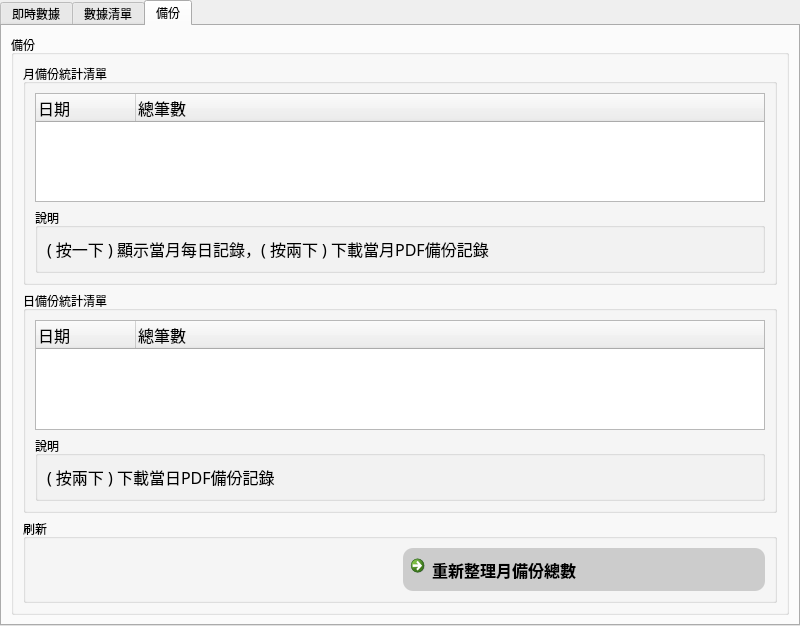
<?xml version="1.0" encoding="UTF-8"?>
<ui version="4.0">
 <class>medicine_main</class>
 <widget class="QTabWidget" name="medicine_main">
  <property name="enabled">
   <bool>true</bool>
  </property>
  <property name="geometry">
   <rect>
    <x>0</x>
    <y>0</y>
    <width>800</width>
    <height>626</height>
   </rect>
  </property>
  <property name="sizePolicy">
   <sizepolicy hsizetype="Expanding" vsizetype="Expanding">
    <horstretch>0</horstretch>
    <verstretch>0</verstretch>
   </sizepolicy>
  </property>
  <property name="cursor">
   <cursorShape>PointingHandCursor</cursorShape>
  </property>
  <property name="windowTitle">
   <string>大塚製藥自動備份</string>
  </property>
  <property name="windowIcon">
   <iconset>
    <normaloff>../icon/database.png</normaloff>../icon/database.png</iconset>
  </property>
  <property name="toolTip">
   <string>大塚製藥自動備份</string>
  </property>
  <property name="styleSheet">
   <string notr="true">#btn_start_monitor_i6:hover , #btn_stop_monitor_i6:hover , #btn_reoad_by_month:hover , #rts_1:hover , #rts_2:hover , #rts_3:hover , #rts_4:hover , #rts_5:hover , #rts_6:hover , #rts_7:hover , #rts_8:hover , #rts_9:hover , #rts_10:hover , #rts_11:hover , #rts_12:hover , #rts_13:hover , #rts_14:hover , #rts_15:hover , #rts_16:hover , #rts_17:hover ,  #rts_18:hover{
background-color:gray;
color:white;
}
#btn_start_monitor_i6 , #btn_stop_monitor_i6 , #btn_reoad_by_month{
background-color:#cccccc;
border-radius:10px;
padding:3px 3px;
}
#monitor_item1:hover, #monitor_item2:hover , #monitor_item3:hover , #monitor_item4:hover , #monitor_item5:hover , #monitor_item1_2:hover , #monitor_item2_2:hover , #monitor_item3_2:hover , #monitor_item4_2:hover, #monitor_item5_2:hover , #a_user:hover , #a_pwd:hover , #a_r_time:hover , #a_status:hover , #reload_final_record_by_month:hover , #btn_i6_1_temp_chart:hover , #btn_i6_1_rh_chart:hover , #btn_i6_1_pr_chart:hover , #btn_i6_1_nh3_chart:hover , #btn_i6_1_h2s_chart:hover , #btn_i6_1_temp_stop_chart:hover , #realtime_i6_2_statusbar:hover , #i6_1_amount_chart:hover ,  #btn_start_rtms:hover , #btn_stop_rtms:hover{
background-color:gray;
color:white;
}
#monitor_item1 , #monitor_item2 , #monitor_item3 , #monitor_item4 , #monitor_item5 , #monitor_item1_2 , #monitor_item2_2 , #monitor_item3_2 , #monitor_item4_2 , #monitor_item5_2 , #reload_final_record_by_month , #a_user , #a_pwd , #a_r_time , #a_status , #btn_i6_1_temp_chart , #btn_i6_1_rh_chart , #btn_i6_1_pr_chart , #btn_i6_1_nh3_chart , #btn_i6_1_h2s_chart , #realtime_i6_2_statusbar , #btn_i6_1_temp_stop_chart , #i6_1_amount_chart , #btn_start_rtms , #btn_stop_rtms , #rts_1, #rts_2, #rts_3, #rts_4, #rts_5, #rts_6, #rts_7, #rts_8, #rts_9, #rts_10, #rts_11, #rts_12 , #rts_13 , #rts_14 , #rts_15 , #rts_16 , #rts_17 ,  #rts_18{
background-color:#cccccc;
border-radius:10px;
padding:3px 3px;
}
</string>
  </property>
  <property name="currentIndex">
   <number>2</number>
  </property>
  <widget class="QWidget" name="tab_realtime_monitor">
   <attribute name="icon">
    <iconset>
     <normaloff>../icon/icons8-sync-48.png</normaloff>../icon/icons8-sync-48.png</iconset>
   </attribute>
   <attribute name="title">
    <string>即時數據</string>
   </attribute>
   <layout class="QGridLayout" name="gridLayout_3">
    <item row="2" column="1">
     <widget class="QGroupBox" name="groupBox_2">
      <property name="title">
       <string>I6-1</string>
      </property>
      <layout class="QVBoxLayout" name="verticalLayout_2">
       <property name="spacing">
        <number>6</number>
       </property>
       <property name="leftMargin">
        <number>3</number>
       </property>
       <property name="topMargin">
        <number>1</number>
       </property>
       <property name="rightMargin">
        <number>3</number>
       </property>
       <property name="bottomMargin">
        <number>1</number>
       </property>
       <item>
        <widget class="QLabel" name="rts_time_1">
         <property name="text">
          <string>TextLabel</string>
         </property>
        </widget>
       </item>
       <item>
        <widget class="QLabel" name="rts_1">
         <property name="cursor">
          <cursorShape>PointingHandCursor</cursorShape>
         </property>
         <property name="text">
          <string>TextLabel</string>
         </property>
        </widget>
       </item>
       <item>
        <widget class="QLabel" name="rts_2">
         <property name="cursor">
          <cursorShape>PointingHandCursor</cursorShape>
         </property>
         <property name="text">
          <string>TextLabel</string>
         </property>
        </widget>
       </item>
       <item>
        <widget class="QLabel" name="rts_3">
         <property name="cursor">
          <cursorShape>PointingHandCursor</cursorShape>
         </property>
         <property name="text">
          <string>TextLabel</string>
         </property>
        </widget>
       </item>
       <item>
        <widget class="QLabel" name="rts_4">
         <property name="cursor">
          <cursorShape>PointingHandCursor</cursorShape>
         </property>
         <property name="text">
          <string>TextLabel</string>
         </property>
        </widget>
       </item>
       <item>
        <widget class="QLabel" name="rts_5">
         <property name="cursor">
          <cursorShape>PointingHandCursor</cursorShape>
         </property>
         <property name="text">
          <string>TextLabel</string>
         </property>
        </widget>
       </item>
       <item>
        <widget class="QLabel" name="rts_6">
         <property name="cursor">
          <cursorShape>PointingHandCursor</cursorShape>
         </property>
         <property name="text">
          <string>TextLabel</string>
         </property>
        </widget>
       </item>
       <item>
        <widget class="QLabel" name="rts_7">
         <property name="cursor">
          <cursorShape>PointingHandCursor</cursorShape>
         </property>
         <property name="text">
          <string>TextLabel</string>
         </property>
        </widget>
       </item>
       <item>
        <widget class="QLabel" name="rts_8">
         <property name="cursor">
          <cursorShape>PointingHandCursor</cursorShape>
         </property>
         <property name="text">
          <string>TextLabel</string>
         </property>
        </widget>
       </item>
      </layout>
     </widget>
    </item>
    <item row="2" column="0">
     <widget class="QGraphicsView" name="medicine_img">
      <property name="cursor" stdset="0">
       <cursorShape>PointingHandCursor</cursorShape>
      </property>
     </widget>
    </item>
    <item row="2" column="2">
     <widget class="QGroupBox" name="groupBox">
      <property name="title">
       <string>I6-2</string>
      </property>
      <layout class="QVBoxLayout" name="verticalLayout">
       <property name="spacing">
        <number>6</number>
       </property>
       <property name="leftMargin">
        <number>3</number>
       </property>
       <property name="topMargin">
        <number>1</number>
       </property>
       <property name="rightMargin">
        <number>3</number>
       </property>
       <property name="bottomMargin">
        <number>1</number>
       </property>
       <item>
        <widget class="QLabel" name="rts_time_2">
         <property name="text">
          <string>TextLabel</string>
         </property>
        </widget>
       </item>
       <item>
        <widget class="QLabel" name="rts_9">
         <property name="cursor">
          <cursorShape>PointingHandCursor</cursorShape>
         </property>
         <property name="text">
          <string>TextLabel</string>
         </property>
        </widget>
       </item>
       <item>
        <widget class="QLabel" name="rts_10">
         <property name="cursor">
          <cursorShape>PointingHandCursor</cursorShape>
         </property>
         <property name="text">
          <string>TextLabel</string>
         </property>
        </widget>
       </item>
       <item>
        <widget class="QLabel" name="rts_11">
         <property name="cursor">
          <cursorShape>PointingHandCursor</cursorShape>
         </property>
         <property name="text">
          <string>TextLabel</string>
         </property>
        </widget>
       </item>
       <item>
        <widget class="QLabel" name="rts_12">
         <property name="cursor">
          <cursorShape>PointingHandCursor</cursorShape>
         </property>
         <property name="text">
          <string>TextLabel</string>
         </property>
        </widget>
       </item>
       <item>
        <widget class="QLabel" name="rts_13">
         <property name="cursor">
          <cursorShape>PointingHandCursor</cursorShape>
         </property>
         <property name="text">
          <string>TextLabel</string>
         </property>
        </widget>
       </item>
       <item>
        <widget class="QLabel" name="rts_14">
         <property name="cursor">
          <cursorShape>PointingHandCursor</cursorShape>
         </property>
         <property name="text">
          <string>TextLabel</string>
         </property>
        </widget>
       </item>
       <item>
        <widget class="QLabel" name="rts_15">
         <property name="cursor">
          <cursorShape>PointingHandCursor</cursorShape>
         </property>
         <property name="text">
          <string>TextLabel</string>
         </property>
        </widget>
       </item>
       <item>
        <widget class="QLabel" name="rts_16">
         <property name="cursor">
          <cursorShape>PointingHandCursor</cursorShape>
         </property>
         <property name="text">
          <string>TextLabel</string>
         </property>
        </widget>
       </item>
      </layout>
     </widget>
    </item>
    <item row="1" column="2">
     <widget class="QPushButton" name="btn_stop_rtms">
      <property name="cursor">
       <cursorShape>PointingHandCursor</cursorShape>
      </property>
      <property name="text">
       <string>停止</string>
      </property>
      <property name="icon">
       <iconset>
        <normaloff>../icon/icons8-close-window-94.png</normaloff>../icon/icons8-close-window-94.png</iconset>
      </property>
     </widget>
    </item>
    <item row="1" column="1">
     <widget class="QPushButton" name="btn_start_rtms">
      <property name="cursor">
       <cursorShape>PointingHandCursor</cursorShape>
      </property>
      <property name="text">
       <string>啟動</string>
      </property>
      <property name="icon">
       <iconset>
        <normaloff>../icon/icons8-start-48.png</normaloff>../icon/icons8-start-48.png</iconset>
      </property>
     </widget>
    </item>
   </layout>
  </widget>
  <widget class="QWidget" name="tab_realtime">
   <attribute name="icon">
    <iconset>
     <normaloff>../icon/school-material.png</normaloff>../icon/school-material.png</iconset>
   </attribute>
   <attribute name="title">
    <string>數據清單</string>
   </attribute>
   <layout class="QGridLayout" name="gridLayout_2">
    <item row="1" column="0">
     <widget class="QGroupBox" name="groupBox_5">
      <property name="title">
       <string>I6 - 2</string>
      </property>
      <layout class="QVBoxLayout" name="verticalLayout_5">
       <item>
        <widget class="QListWidget" name="realtime_monitor_i6_list_2">
         <property name="font">
          <font>
           <family>Microsoft JhengHei</family>
           <pointsize>12</pointsize>
          </font>
         </property>
        </widget>
       </item>
      </layout>
     </widget>
    </item>
    <item row="0" column="0">
     <layout class="QGridLayout" name="gridLayout">
      <item row="0" column="0">
       <widget class="QGroupBox" name="groupBox_4">
        <property name="title">
         <string>I6 - 1</string>
        </property>
        <layout class="QVBoxLayout" name="verticalLayout_4">
         <item>
          <widget class="QTreeWidget" name="realtime_monitor_i6_list">
           <property name="font">
            <font>
             <family>Microsoft JhengHei</family>
             <pointsize>12</pointsize>
            </font>
           </property>
           <property name="cursor" stdset="0">
            <cursorShape>PointingHandCursor</cursorShape>
           </property>
           <column>
            <property name="text">
             <string>監控時間</string>
            </property>
           </column>
           <column>
            <property name="text">
             <string>溫度</string>
            </property>
           </column>
           <column>
            <property name="text">
             <string>濕度</string>
            </property>
           </column>
           <column>
            <property name="text">
             <string>大氣壓力</string>
            </property>
           </column>
           <column>
            <property name="text">
             <string>氨氣</string>
            </property>
           </column>
           <column>
            <property name="text">
             <string>硫化氫</string>
            </property>
           </column>
          </widget>
         </item>
        </layout>
       </widget>
      </item>
     </layout>
    </item>
   </layout>
  </widget>
  <widget class="QWidget" name="tab_backup_month">
   <attribute name="icon">
    <iconset>
     <normaloff>../icon/db_storage.ico</normaloff>../icon/db_storage.ico</iconset>
   </attribute>
   <attribute name="title">
    <string>備份</string>
   </attribute>
   <layout class="QGridLayout" name="gridLayout_6">
    <item row="0" column="0">
     <layout class="QGridLayout" name="gridLayout_5">
      <item row="0" column="0">
       <widget class="QGroupBox" name="groupBox_10">
        <property name="title">
         <string>備份</string>
        </property>
        <layout class="QVBoxLayout" name="verticalLayout_11">
         <item>
          <widget class="QGroupBox" name="groupBox_9">
           <property name="title">
            <string>月備份統計清單</string>
           </property>
           <layout class="QVBoxLayout" name="verticalLayout_9">
            <item>
             <widget class="QTreeWidget" name="backup_by_month">
              <property name="font">
               <font>
                <family>Microsoft JhengHei</family>
                <pointsize>12</pointsize>
               </font>
              </property>
              <property name="cursor" stdset="0">
               <cursorShape>PointingHandCursor</cursorShape>
              </property>
              <column>
               <property name="text">
                <string>日期</string>
               </property>
              </column>
              <column>
               <property name="text">
                <string>總筆數</string>
               </property>
              </column>
             </widget>
            </item>
            <item>
             <widget class="QGroupBox" name="groupBox_12">
              <property name="title">
               <string>說明</string>
              </property>
              <layout class="QVBoxLayout" name="verticalLayout_12">
               <item>
                <widget class="QLabel" name="label_2">
                 <property name="font">
                  <font>
                   <family>Microsoft JhengHei</family>
                   <pointsize>12</pointsize>
                  </font>
                 </property>
                 <property name="text">
                  <string>( 按一下 ) 顯示當月每日記錄，( 按兩下 ) 下載當月PDF備份記錄</string>
                 </property>
                </widget>
               </item>
              </layout>
             </widget>
            </item>
           </layout>
          </widget>
         </item>
         <item>
          <widget class="QGroupBox" name="groupBox_8">
           <property name="title">
            <string>日備份統計清單</string>
           </property>
           <layout class="QVBoxLayout" name="verticalLayout_8">
            <item>
             <widget class="QTreeWidget" name="backup_by_month_day">
              <property name="font">
               <font>
                <family>Microsoft JhengHei</family>
                <pointsize>12</pointsize>
               </font>
              </property>
              <property name="cursor" stdset="0">
               <cursorShape>PointingHandCursor</cursorShape>
              </property>
              <column>
               <property name="text">
                <string>日期</string>
               </property>
              </column>
              <column>
               <property name="text">
                <string>總筆數</string>
               </property>
              </column>
             </widget>
            </item>
            <item>
             <widget class="QGroupBox" name="groupBox_13">
              <property name="title">
               <string>說明</string>
              </property>
              <layout class="QVBoxLayout" name="verticalLayout_13">
               <item>
                <widget class="QLabel" name="label_4">
                 <property name="font">
                  <font>
                   <family>Microsoft JhengHei</family>
                   <pointsize>12</pointsize>
                  </font>
                 </property>
                 <property name="text">
                  <string>( 按兩下 ) 下載當日PDF備份記錄</string>
                 </property>
                </widget>
               </item>
              </layout>
             </widget>
            </item>
           </layout>
          </widget>
         </item>
         <item>
          <widget class="QGroupBox" name="groupBox_11">
           <property name="title">
            <string>刷新</string>
           </property>
           <layout class="QHBoxLayout" name="horizontalLayout_3">
            <item>
             <widget class="QLabel" name="reload_final_record_by_month">
              <property name="font">
               <font>
                <family>Microsoft JhengHei</family>
                <pointsize>12</pointsize>
               </font>
              </property>
              <property name="cursor">
               <cursorShape>PointingHandCursor</cursorShape>
              </property>
              <property name="text">
               <string/>
              </property>
             </widget>
            </item>
            <item>
             <widget class="QCommandLinkButton" name="btn_reoad_by_month">
              <property name="font">
               <font>
                <family>Microsoft JhengHei</family>
                <pointsize>12</pointsize>
               </font>
              </property>
              <property name="cursor">
               <cursorShape>PointingHandCursor</cursorShape>
              </property>
              <property name="text">
               <string>重新整理月備份總數</string>
              </property>
              <property name="icon">
               <iconset>
                <normaloff>../icon/icons8-backup-64.png</normaloff>../icon/icons8-backup-64.png</iconset>
              </property>
             </widget>
            </item>
           </layout>
          </widget>
         </item>
        </layout>
       </widget>
      </item>
     </layout>
    </item>
   </layout>
  </widget>
 </widget>
 <resources/>
 <connections/>
</ui>
